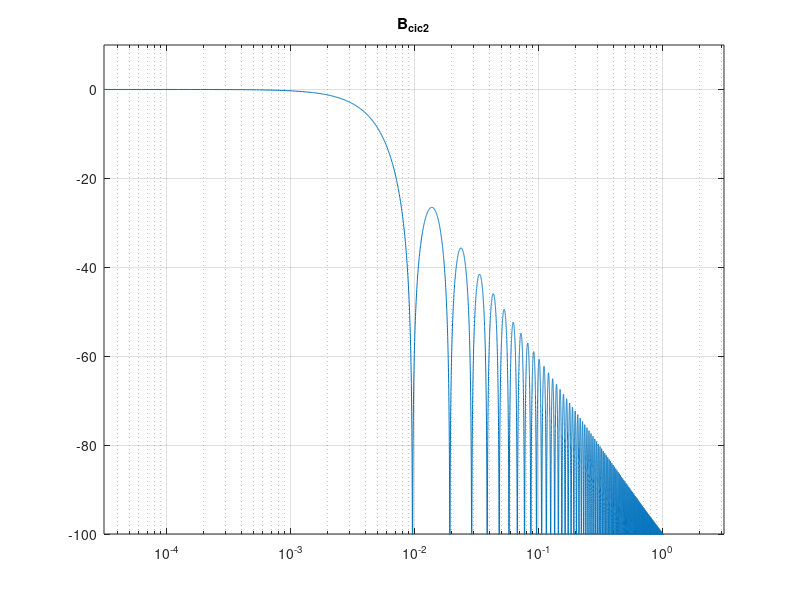

Reproduce this figure in MATLAB.
% CIC Filters
clear all;close all;clc;

M = 1;
R = 650;
N = 2;
K = 1e5;
% Building Blocks

%% Integrator
% B_int = [1];
% A_int = [1 -1];
% K = 1e5;
% figure('name', 'B_int, A_int');
% freqz(B_int,A_int,K);
% title('B_{int}/A_{int}');

%% Comb
% R = 650;
% M = 1;
% B_comb = [1 zeros(1,R*M-1) -1];
% A_comb = [1];
% K = 1e5;
% figure('name','B_comb/A_comb');
% freqz(B_comb,A_comb,K);
% title('B_{comb}/A_{comb}');

%% Combination
% The number of cascaded integrator and comb stages (N of each!):
% N = 3;
% NOTE: since this script does not explicitly handle overflow, increasing
% N can very quickly result in numerically unstable results.
% B_cic = conv(B_int, B_comb);
% A_cic = conv(A_int, A_comb);
B_cic2 = ones(1,R*M);

% Exponentiate polynomials
for n = 2:N
%     B_cic = conv(B_cic, B_cic);
%     A_cic = conv(A_cic, A_cic);
    B_cic2 = conv(B_cic2, B_cic2);
end
% B_cic2 = round(B_cic2*power(2,31)-1); % fixed-point coeffs
A_cic2 = [1 zeros(1, length(B_cic2 - 1))];
B_cic2 = B_cic2; % Normalize to roughly 1 for N = 1 and R-650

% figure('name', 'B_cic, A_cic');
% freqz(B_cic,A_cic,K);
% title('B_{cic}/A_{cic}');

figure('name', 'B_cic2');
[h_B_cic2, w_B_cic2] = freqz(B_cic2,A_cic2,K);
H_B_cic2 = 20 * log10(abs(h_B_cic2)./max(abs(h_B_cic2))); % normalize to 0 dB
semilogx(w_B_cic2, H_B_cic2);
title('B_{cic2}');
axis([0 pi -100 10]);
grid on;
% ax = findall(gcf, 'Type', 'axes');
% set(ax, 'XScale', 'log');


% figure('name', 'B_int/A_int')
% zplane(B_int,A_int);
% title('B_{int}/A_{int}');
% 
% figure('name', 'B_comb/A_comb')
% zplane(B_comb,A_comb);
% title('B_{comb}/A_{comb}');
% 
% figure('name', 'B_cic');
% zplane(B_cic);
% title('B_{cic}');
% 
% figure('name', 'A_cic');
% zplane(A_cic);
% title('A_{cic}');
% 
% figure('name', 'B_cic/A_cic');
% zplane(B_cic,A_cic);
% title('B_{cic}/A_{cic}');
% 
% figure('name', 'B_cic2');
% zplane(B_cic2);
% title('B_{cic2}');

%% Save to Files
[H,W] = freqz(B_cic2, A_cic2, K);
[z,p,k] = tf2zp(B_cic2, A_cic2);

% Account for Fuzziness
% fuzz=1/80;
% [idx, centroids] = kmeans(z,8)
% zpl

fileName = 'freqzCIC-as-FIR.txt';
fh = fopen(fileName, 'w');
if fh ~= -1
    fprintf(fh, '%s,%s,%s\n', 'abs(H)', 'angle(H)', 'W');
    fclose(fh);
end
dlmwrite(fileName, [abs(H) unwrap(angle(H)) W], '-append', 'delimiter', ',', 'newline', 'unix');

% fileName = 'polesCIC-as-FIR.txt';
% fh = fopen(fileName, 'w');
% if fh ~= -1
%     fprintf(fh, '%s,%s\n', 'abs(p)', 'angle(p)');
%     fclose(fh);
% end
% dlmwrite(fileName, [abs(p) angle(p)], '-append', 'delimiter', ',', 'newline', 'unix');
% 
% fileName = 'zerosCIC-as-FIR.txt';
% fh = fopen(fileName, 'w');
% if fh ~= -1
%     fprintf(fh, '%s,%s\n', 'abs(z)', 'angle(z)');
%     fclose(fh);
% end
% dlmwrite(fileName, [abs(z) angle(z)], '-append', 'delimiter', ',', 'newline', 'unix');